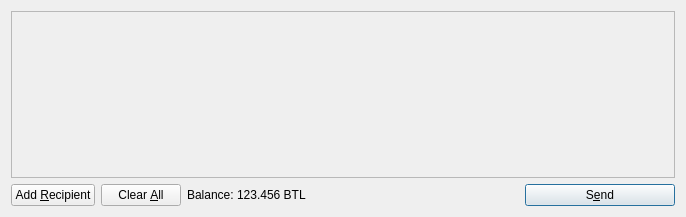
<?xml version="1.0" encoding="UTF-8"?>
<ui version="4.0">
 <class>SendCoinsDialog</class>
 <widget class="QDialog" name="SendCoinsDialog">
  <property name="geometry">
   <rect>
    <x>0</x>
    <y>0</y>
    <width>686</width>
    <height>217</height>
   </rect>
  </property>
  <property name="windowTitle">
   <string>Send Coins</string>
  </property>
  <layout class="QVBoxLayout" name="verticalLayout">
   <item>
    <widget class="QScrollArea" name="scrollArea">
     <property name="widgetResizable">
      <bool>true</bool>
     </property>
     <widget class="QWidget" name="scrollAreaWidgetContents">
      <property name="geometry">
       <rect>
        <x>0</x>
        <y>0</y>
        <width>666</width>
        <height>165</height>
       </rect>
      </property>
      <layout class="QVBoxLayout" name="verticalLayout_2">
       <property name="margin">
        <number>0</number>
       </property>
       <item>
        <layout class="QVBoxLayout" name="entries">
         <property name="spacing">
          <number>6</number>
         </property>
        </layout>
       </item>
       <item>
        <spacer name="verticalSpacer">
         <property name="orientation">
          <enum>Qt::Vertical</enum>
         </property>
         <property name="sizeHint" stdset="0">
          <size>
           <width>20</width>
           <height>40</height>
          </size>
         </property>
        </spacer>
       </item>
      </layout>
     </widget>
    </widget>
   </item>
   <item>
    <layout class="QHBoxLayout" name="horizontalLayout">
     <item>
      <widget class="QPushButton" name="addButton">
       <property name="toolTip">
        <string>Send to multiple recipients at once</string>
       </property>
       <property name="text">
        <string>Add &amp;Recipient</string>
       </property>
       <property name="icon">
        <iconset resource="../bitcoin.qrc">
         <normaloff>:/icons/add</normaloff>:/icons/add</iconset>
       </property>
       <property name="autoDefault">
        <bool>false</bool>
       </property>
      </widget>
     </item>
     <item>
      <widget class="QPushButton" name="clearButton">
       <property name="sizePolicy">
        <sizepolicy hsizetype="Minimum" vsizetype="Fixed">
         <horstretch>0</horstretch>
         <verstretch>0</verstretch>
        </sizepolicy>
       </property>
       <property name="toolTip">
        <string>Remove all transaction fields</string>
       </property>
       <property name="text">
        <string>Clear &amp;All</string>
       </property>
       <property name="icon">
        <iconset resource="../bitcoin.qrc">
         <normaloff>:/icons/remove</normaloff>:/icons/remove</iconset>
       </property>
       <property name="autoRepeatDelay">
        <number>300</number>
       </property>
       <property name="autoDefault">
        <bool>false</bool>
       </property>
      </widget>
     </item>
     <item>
      <layout class="QHBoxLayout" name="horizontalLayout_2">
       <property name="spacing">
        <number>3</number>
       </property>
       <item>
        <widget class="QLabel" name="label">
         <property name="text">
          <string>Balance:</string>
         </property>
        </widget>
       </item>
       <item>
        <widget class="QLabel" name="labelBalance">
         <property name="cursor">
          <cursorShape>IBeamCursor</cursorShape>
         </property>
         <property name="text">
          <string>123.456 BTL</string>
         </property>
         <property name="textInteractionFlags">
          <set>Qt::LinksAccessibleByMouse|Qt::TextSelectableByKeyboard|Qt::TextSelectableByMouse</set>
         </property>
        </widget>
       </item>
      </layout>
     </item>
     <item>
      <spacer name="horizontalSpacer">
       <property name="orientation">
        <enum>Qt::Horizontal</enum>
       </property>
       <property name="sizeHint" stdset="0">
        <size>
         <width>40</width>
         <height>20</height>
        </size>
       </property>
      </spacer>
     </item>
     <item>
      <widget class="QPushButton" name="sendButton">
       <property name="minimumSize">
        <size>
         <width>150</width>
         <height>0</height>
        </size>
       </property>
       <property name="toolTip">
        <string>Confirm the send action</string>
       </property>
       <property name="text">
        <string>S&amp;end</string>
       </property>
       <property name="icon">
        <iconset resource="../bitcoin.qrc">
         <normaloff>:/icons/send</normaloff>:/icons/send</iconset>
       </property>
       <property name="default">
        <bool>true</bool>
       </property>
      </widget>
     </item>
    </layout>
   </item>
  </layout>
 </widget>
 <resources>
  <include location="../bitcoin.qrc"/>
 </resources>
 <connections/>
</ui>
